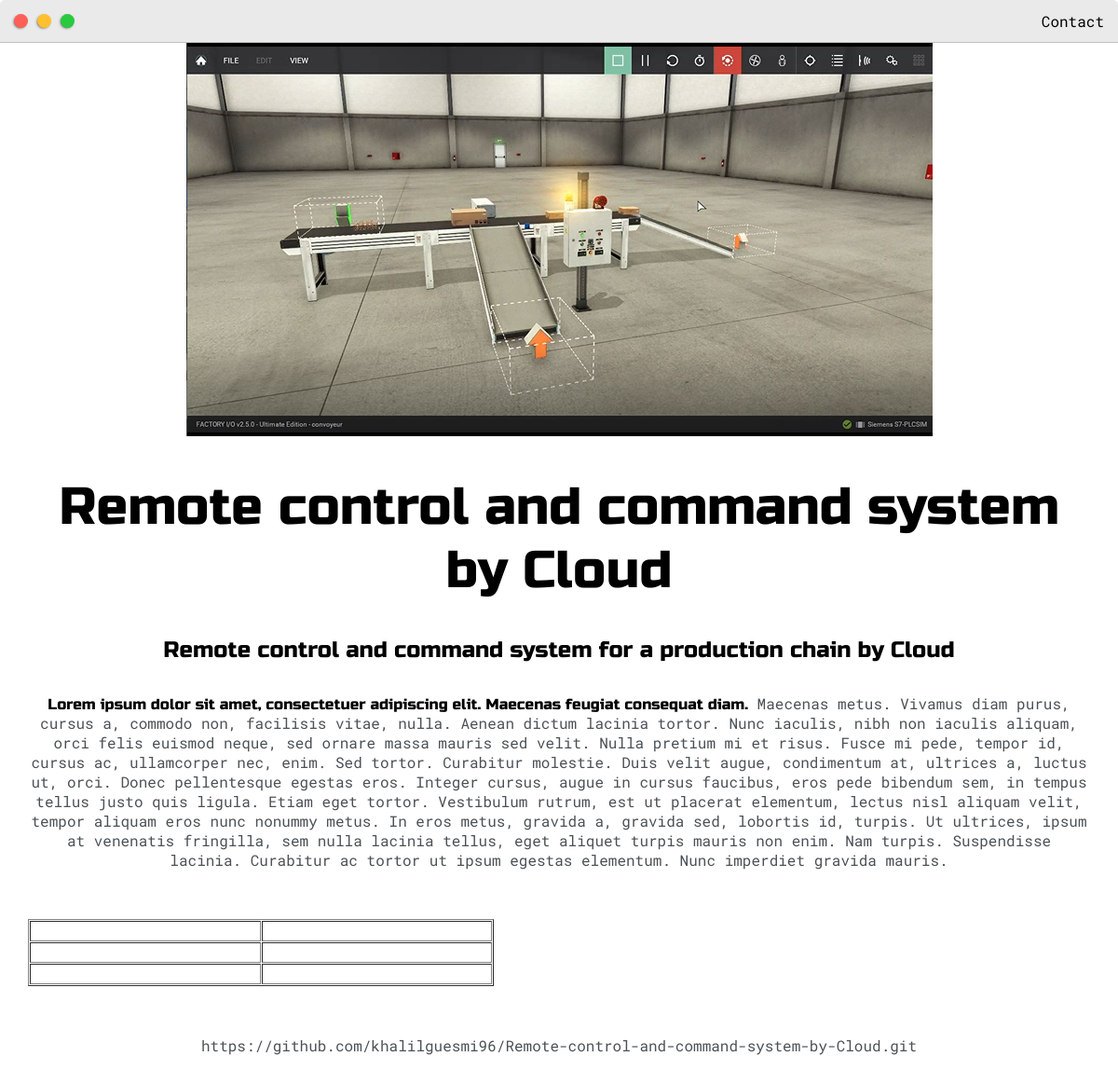
Screenshot of /post/remote-control-and-command-system-by-cloud/ with the database file from the repository.
### base/models.py (models this page shows, shortened)
class Post(models.Model):
    objects = None
    headline = models.CharField(max_length=200)
    sub_headline = models.CharField(max_length=200, null=True, blank=True)
    thumbnail = models.ImageField(null=True, blank=True, upload_to="images", default="placeholder.png")
    body = RichTextField(null=True, blank=True)
    created = models.TimeField(auto_now_add=True)
    active = models.BooleanField(default=False)
    featured = models.BooleanField(default=False)
    tags = models.ManyToManyField(Tag)
    slug = models.SlugField(null=True, blank=True)
    git = models.URLField(verbose_name=None, name=None, null=True)

### base/views.py (the view)
def post(request, slug):
    post = Post.objects.get(slug=slug)
    context = {'post': post}
    return render(request, 'base/post.html', context)

### base/templates/base/post.html (shortened to what this page needs)
{% extends 'base/main.html' %}
{% load static %}
{% block content %}
<div style="text-align:center">
    <div class="main-container">
        <img src="{{post.thumbnail.url}} " >
        <h1>{{post.headline}}</h1>
        <h4>{{post.sub_headline}}</h4>
        <p>{{post.body|safe}}</p>
        <p>{{post.git}}</p>
    </div>
</div>
{% endblock content %}

### static/css/default.css (style rules this page uses)
:root { --mainColor:#eaeaea; --secondaryColor:#fff; --borderColor:#c1c1c1; --mainText:black; --secondaryText:#4b5156; --themeDotBorder:#24292e; --previewBg:rgb(251, 249, 243, 0.8); --previewShadow:#f0ead6; --buttonColor:black; }
html, body { padding: 0; margin: 0; scroll-behavior: smooth; }
body * { transition: 0.3s; }
h1, h2, h3, h4, h5, h6, strong { color: var(--mainText); font-family: 'Russo One', sans-serif; font-weight: 500; }
p, li, span, label, input, textarea { color: var(--secondaryText); font-family: 'Roboto Mono', monospace; }
h1 { font-size: 56px; }
h4 { font-size: 24px; }
.main-container { width: 1200px; margin: 0 auto; }
@media screen and (max-width: 1200px) { .main-container { width: 95%; } }

### base/templates/base/post.html (style rules this page uses)
img { max-width: 100%; object-fit : cover; }

### rows the page displays
Post: thumbnail (picture), headline "Remote control and command system by Cloud", sub_headline "Remote control and command system for a production chain by Cloud", body "Lorem ipsum dolor sit amet, consectetuer adipiscing elit. Maecenas feugiat consequat diam. Maecenas metus. Vivamus diam purus, cursus a, commodo non, facilisis vitae, nulla. Aenean dictum lacinia tortor. Nunc iaculis, nibh non iaculis aliquam, orci felis euismod neque, sed ornare massa mauris sed velit. Nulla pretium mi et risus. Fusce mi pede, tempor id, cursus ac, ullamcorper nec, enim. Sed tortor. Curabitur molestie. Duis velit augue, condimentum at, ultrices a, luctus ut, orci. Donec pellentesque egestas eros. Integer cursus, augue in cursus faucibus, eros pede bibendum sem, in tempus tellus justo quis ligula. Etiam eget tortor. Vestibulum rutrum, est ut placerat elementum, lectus nisl…", git "https://github.com/khalilguesmi96/Remote-control-and-command-system-by-Cloud.git"
